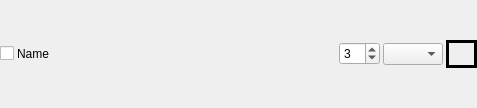
<?xml version="1.0" encoding="UTF-8"?>
<ui version="4.0">
 <class>marker_selection_widget</class>
 <widget class="QWidget" name="marker_selection_widget">
  <property name="enabled">
   <bool>true</bool>
  </property>
  <property name="geometry">
   <rect>
    <x>0</x>
    <y>0</y>
    <width>477</width>
    <height>108</height>
   </rect>
  </property>
  <property name="sizePolicy">
   <sizepolicy hsizetype="Minimum" vsizetype="Maximum">
    <horstretch>0</horstretch>
    <verstretch>0</verstretch>
   </sizepolicy>
  </property>
  <property name="windowTitle">
   <string>Form</string>
  </property>
  <layout class="QHBoxLayout" name="horizontalLayout">
   <property name="spacing">
    <number>3</number>
   </property>
   <property name="leftMargin">
    <number>0</number>
   </property>
   <property name="topMargin">
    <number>0</number>
   </property>
   <property name="rightMargin">
    <number>0</number>
   </property>
   <property name="bottomMargin">
    <number>0</number>
   </property>
   <item>
    <widget class="QCheckBox" name="checkbox">
     <property name="enabled">
      <bool>true</bool>
     </property>
     <property name="sizePolicy">
      <sizepolicy hsizetype="Maximum" vsizetype="Fixed">
       <horstretch>0</horstretch>
       <verstretch>0</verstretch>
      </sizepolicy>
     </property>
     <property name="text">
      <string/>
     </property>
    </widget>
   </item>
   <item>
    <widget class="QWidget" name="widget" native="true">
     <property name="sizePolicy">
      <sizepolicy hsizetype="Maximum" vsizetype="Maximum">
       <horstretch>0</horstretch>
       <verstretch>0</verstretch>
      </sizepolicy>
     </property>
     <layout class="QHBoxLayout" name="horizontalLayout_2">
      <property name="spacing">
       <number>0</number>
      </property>
      <property name="leftMargin">
       <number>0</number>
      </property>
      <property name="topMargin">
       <number>0</number>
      </property>
      <property name="rightMargin">
       <number>0</number>
      </property>
      <property name="bottomMargin">
       <number>0</number>
      </property>
      <item>
       <widget class="QLabel" name="checkbox_label">
        <property name="sizePolicy">
         <sizepolicy hsizetype="Maximum" vsizetype="Maximum">
          <horstretch>0</horstretch>
          <verstretch>0</verstretch>
         </sizepolicy>
        </property>
        <property name="frameShape">
         <enum>QFrame::NoFrame</enum>
        </property>
        <property name="lineWidth">
         <number>1</number>
        </property>
        <property name="text">
         <string>Name</string>
        </property>
       </widget>
      </item>
     </layout>
    </widget>
   </item>
   <item>
    <spacer name="horizontalSpacer">
     <property name="orientation">
      <enum>Qt::Horizontal</enum>
     </property>
     <property name="sizeType">
      <enum>QSizePolicy::Expanding</enum>
     </property>
     <property name="sizeHint" stdset="0">
      <size>
       <width>40</width>
       <height>20</height>
      </size>
     </property>
    </spacer>
   </item>
   <item>
    <widget class="QSpinBox" name="spinbox">
     <property name="sizePolicy">
      <sizepolicy hsizetype="Maximum" vsizetype="Fixed">
       <horstretch>0</horstretch>
       <verstretch>0</verstretch>
      </sizepolicy>
     </property>
     <property name="toolTip">
      <string>select marker size</string>
     </property>
     <property name="frame">
      <bool>true</bool>
     </property>
     <property name="buttonSymbols">
      <enum>QAbstractSpinBox::UpDownArrows</enum>
     </property>
     <property name="showGroupSeparator" stdset="0">
      <bool>false</bool>
     </property>
     <property name="minimum">
      <number>1</number>
     </property>
     <property name="maximum">
      <number>10</number>
     </property>
     <property name="value">
      <number>3</number>
     </property>
     <property name="displayIntegerBase">
      <number>10</number>
     </property>
    </widget>
   </item>
   <item>
    <widget class="QComboBox" name="combobox">
     <property name="enabled">
      <bool>true</bool>
     </property>
     <property name="sizePolicy">
      <sizepolicy hsizetype="Fixed" vsizetype="Fixed">
       <horstretch>0</horstretch>
       <verstretch>0</verstretch>
      </sizepolicy>
     </property>
     <property name="maximumSize">
      <size>
       <width>60</width>
       <height>16777215</height>
      </size>
     </property>
     <property name="toolTip">
      <string>Select a marker shape</string>
     </property>
    </widget>
   </item>
   <item>
    <widget class="QFrame" name="frame">
     <property name="sizePolicy">
      <sizepolicy hsizetype="Maximum" vsizetype="Maximum">
       <horstretch>0</horstretch>
       <verstretch>0</verstretch>
      </sizepolicy>
     </property>
     <property name="frameShape">
      <enum>QFrame::Panel</enum>
     </property>
     <property name="frameShadow">
      <enum>QFrame::Plain</enum>
     </property>
     <property name="lineWidth">
      <number>3</number>
     </property>
     <layout class="QVBoxLayout" name="verticalLayout">
      <property name="spacing">
       <number>0</number>
      </property>
      <property name="leftMargin">
       <number>0</number>
      </property>
      <property name="topMargin">
       <number>0</number>
      </property>
      <property name="rightMargin">
       <number>0</number>
      </property>
      <property name="bottomMargin">
       <number>0</number>
      </property>
      <item>
       <widget class="QPushButton" name="select_color_button">
        <property name="sizePolicy">
         <sizepolicy hsizetype="Maximum" vsizetype="Maximum">
          <horstretch>0</horstretch>
          <verstretch>0</verstretch>
         </sizepolicy>
        </property>
        <property name="minimumSize">
         <size>
          <width>17</width>
          <height>15</height>
         </size>
        </property>
        <property name="maximumSize">
         <size>
          <width>25</width>
          <height>23</height>
         </size>
        </property>
        <property name="toolTip">
         <string>Left click to select marker color</string>
        </property>
        <property name="autoFillBackground">
         <bool>true</bool>
        </property>
        <property name="text">
         <string/>
        </property>
        <property name="default">
         <bool>false</bool>
        </property>
        <property name="flat">
         <bool>true</bool>
        </property>
       </widget>
      </item>
     </layout>
    </widget>
   </item>
  </layout>
 </widget>
 <resources/>
 <connections/>
</ui>
